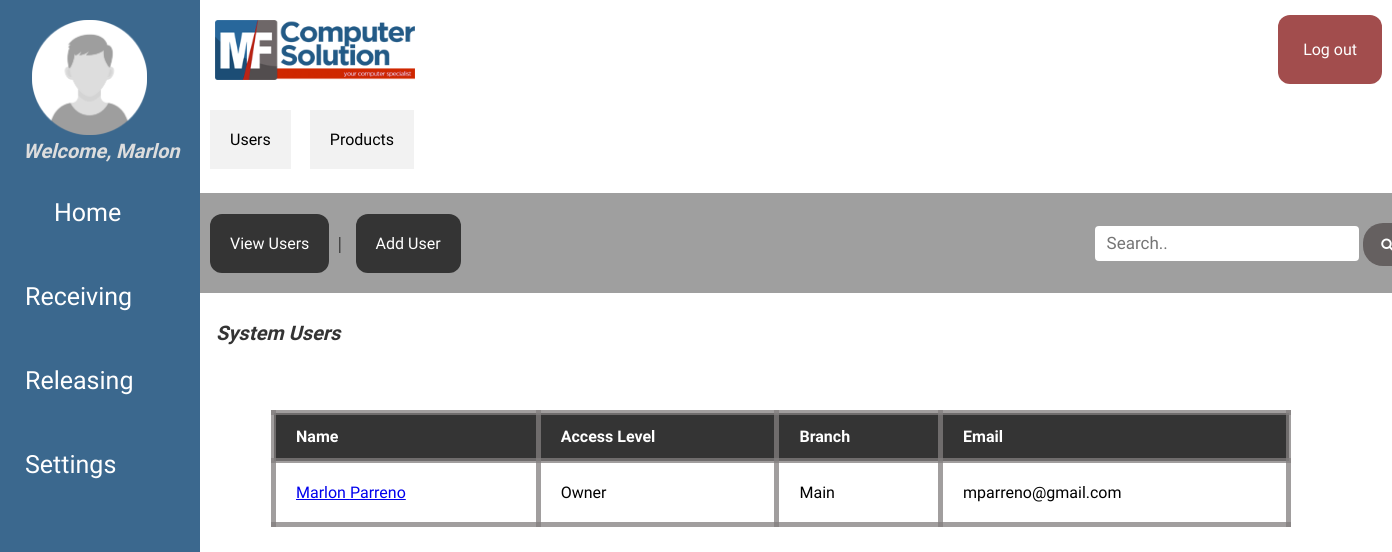
Page /index.php?page=settings&subpage=users (signed in) on the committed database.
### tables this page shows
CREATE TABLE `tbl_users` (
  `user_id` int(8) unsigned NOT NULL auto_increment, 
  `user_lname` varchar(30) NOT NULL default '',
  `user_fname` varchar(30) NOT NULL default '',
  `user_email` varchar(50) NOT NULL default '',
  `user_pass` varchar(50) NOT NULL default '',
  `user_status` int(1) NOT NULL default '0',
  `user_branch` varchar(30) NOT NULL default '',
  `user_access` varchar(30) NOT NULL default '',
  PRIMARY KEY  (`user_id`)
);

### classes/class.user.php (called while the page is built, shortened)
<?php
class User{
	private $DB_SERVER='localhost';
	private $DB_USERNAME='root';
	private $DB_PASSWORD='';
	private $DB_DATABASE='db_mfcomp';
	private $conn;
	public function __construct(){
		$this->conn = new PDO("mysql:host=".$this->DB_SERVER.";dbname=".$this->DB_DATABASE,$this->DB_USERNAME,$this->DB_PASSWORD);
	}
	public function list_users(){
		$sql="SELECT * FROM tbl_users";
		$q = $this->conn->query($sql) or die("failed!");
		while($r = $q->fetch(PDO::FETCH_ASSOC)){
		  $data[]=$r;
		}
		if(empty($data)){
		   return false;
		}else{
			return $data;
		}
}
	function get_user_id($email){
		$sql="SELECT user_id FROM tbl_users WHERE user_email = :email";
		$q = $this->conn->prepare($sql);
		$q->execute(['email' => $email]);
		$user_id = $q->fetchColumn();
		return $user_id;
	}
	function get_user_firstname($id){
		$sql="SELECT user_fname FROM tbl_users WHERE user_id = :id";
		$q = $this->conn->prepare($sql);
		$q->execute(['id' => $id]);
		$user_fname = $q->fetchColumn();
		return $user_fname;
	}
}

### users-module/main.php (the view, shortened to what this page needs)
<h3>System Users</h3>
    <table id="data-list">
      <tr>
        <th>Name</th>
        <th>Access Level</th>
        <th>Branch</th>
        <th>Email</th>
      </tr>
<?php
if($user->list_users() != false){
foreach($user->list_users() as $value){
   extract($value);
?>
      <tr>
        <td><a href="index.php?page=settings&subpage=users&action=profile&id=<?php echo $user_id;?>"><?php echo $user_fname.' '.$user_lname;?></a></td>
        <td><?php echo $user_access;?></td>
        <td><?php echo $user_branch;?></td>
        <td><?php echo $user_email;?></td>
      </tr>
<?php
  }
}else{
  echo "No Record Found.";
}
?>
    </table>
</div>

### index.php (shortened to what this page needs)
<?php
include_once 'classes/class.user.php';
$page = (isset($_GET['page']) && $_GET['page'] != '') ? $_GET['page'] : '';
$user = new User();
$user_id = $user->get_user_id($_SESSION['user_email']);
?>
<!DOCTYPE html>
<html>
		<head>
            <link rel="stylesheet" href="https://cdnjs.cloudflare.com/ajax/libs/font-awesome/4.7.0/css/font-awesome.min.css">
			<link rel="stylesheet" href="css/stylesheet.css">
		</head>
	<body>
		<div class="topnav">
          <div class="sidenav">
		  <img class="index-userprofile" src="images/userprofile.png">
          <span img class="move-right" src="images/settings.png"><?php echo 'Welcome, '.$user->get_user_firstname($user_id);?>&nbsp;&nbsp; &nbsp;&nbsp; &nbsp;&nbsp;</span>
                <a href="index.php">Home</a>
                <a href="index.php?page=receive">Receiving</a>
                <a href="index.php?page=release">Releasing</a>
                <a href="index.php?page=settings">Settings</a>
            </div>
         </div>
         <div class="main">
         <img class="index-logo" src="images/LOGO.png">
            <div class="topnav-right">
                <a href="logout.php" class="menu-logout">Log out</a>
            </div>
        </div>
                <?php
                switch($page){
                            case 'settings':
                                require_once 'settings-module/index.php';
                            break;
                        }
                ?>
            </div>
	</body>
</html>

### css/stylesheet.css (style rules this page uses)
* { box-sizing: border-box; }
body { margin: 0; height: 100vh; }
.move-right { font-family: 'Tilt Neon'; font-weight: bold; font-style: italic; color: #ddd; font-size: 20px; margin-left: 23px; }
.index-userprofile { width: 115px; height: 115px; margin-left: 32px; }
.index-logo { width: 200px; height: 60px; margin-left: 215px; margin-top: 20px; }
.sidenav { background-color: #3b688e; font-family: 'Tilt Neon'; height: 100%; width: 200px; position: fixed; z-index: 1; top: 0; left: 0; overflow-x: hidden; padding-top: 20px; }
.sidenav a { padding: 6px 6px 6px 32px; text-decoration: none; font-size: 25px; color: #818181; display: block; }
.main { height:100px; background-color: #ffffff; }
.topnav { position: relative; background-color: #90918c; overflow: hidden; }
.menu-logout { background-color: #a24d4d; font-family: 'Tilt Neon'; border: none; color: white; padding: 25px; text-decoration: none; display: inline-block; border-radius: 12px; margin-top: 15px; margin-right: 10px; }
.topnav a { font-family: 'Tilt Neon'; border: none; color: white; padding: 20px; text-align: center; text-decoration: none; display: inline-block; margin-left: 5px; margin-top: 15px; }
.topnav-right { float: right; }
tr { display: table-row; vertical-align: inherit; border-color: inherit; margin-left: 20px; }
#data-list { border-collapse: collapse; width: 75%; margin: 65px; }
#data-list td, #data-list th { background-color: #ffffff; font-family: 'Tilt Neon'; padding: 20px; border: 5px solid; border-color: rgba(130, 127, 127, 0.751); }
#data-list th { background-color: #343434; font-family: 'Tilt Neon'; color: white; text-align: left; padding-top: 12px; padding-bottom: 12px; }
* { box-sizing: border-box }
h3 { font-family: 'Tilt Neon'; font-style: italic; color: #343434; font-size: 20px; margin-left: 10px; margin-bottom: 25px; }

### rows in the picture
tbl_users: $user->get_user_firstname($user_id) "Marlon", user_fname "Marlon", user_lname "Parreno", user_access "Owner", user_branch "Main", user_email "mparreno@gmail.com"
